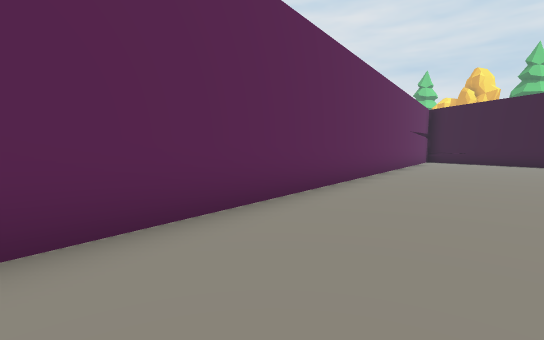
View 1 (above)

16 first-person views from a walk through a 3-D level made in the Unity game engine. The camera is 1.5 m above the floor, tilts 4° down and sees 85° across. The floor is counted in squares, 2 m on a side. Each view is taken from the middle of a square. On the plan, view 1 faces up. The plan holds only what a view shows up to about 10 squares ahead; the rest is blank. The place goes on beyond the plan. The player character is not drawn.

View 2
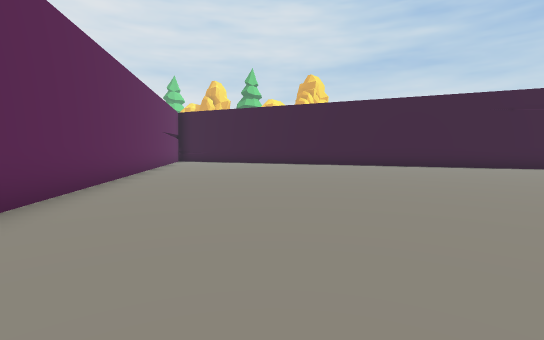

View 3
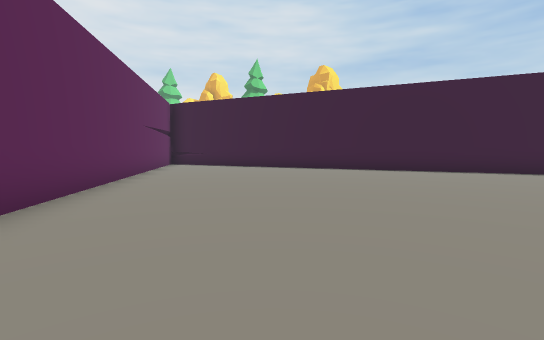

View 4
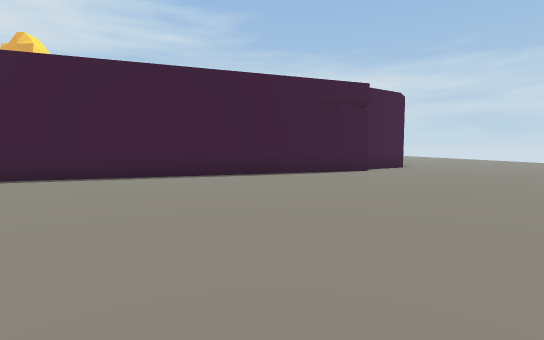

View 5
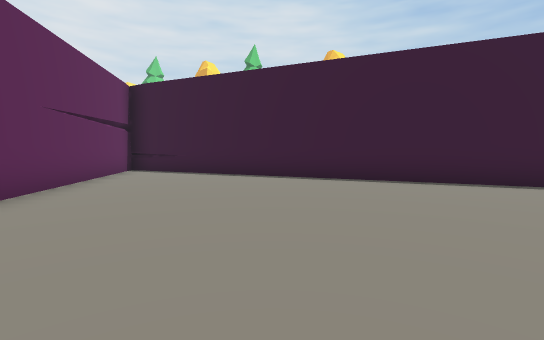

View 6
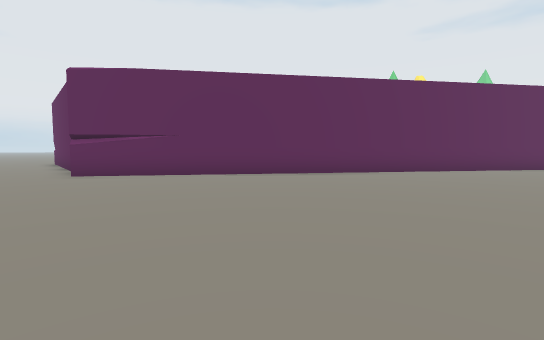

View 7
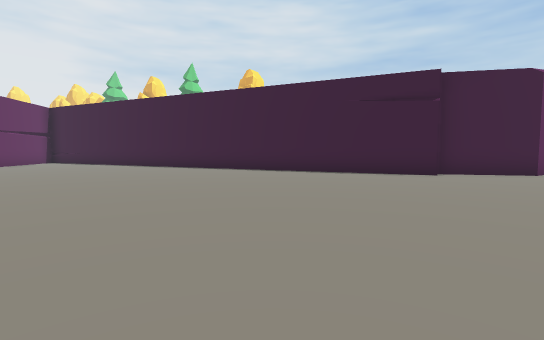

View 8
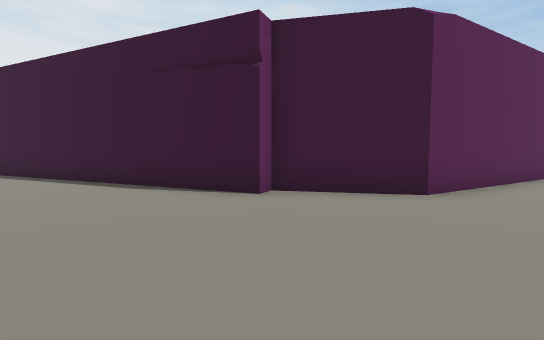

View 9
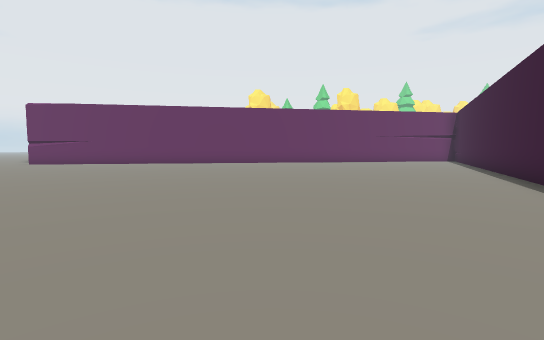

View 10
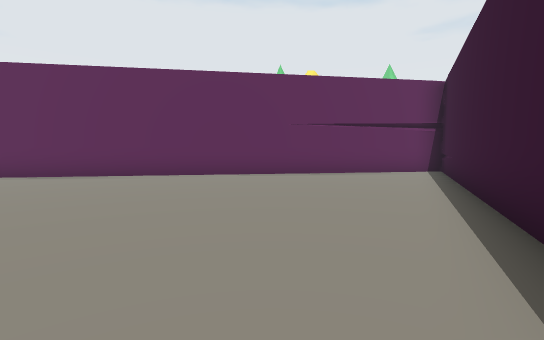

View 11
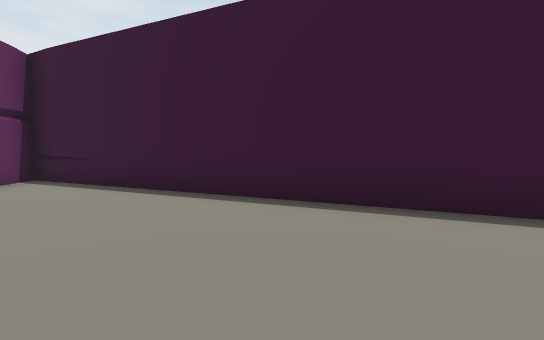

View 12
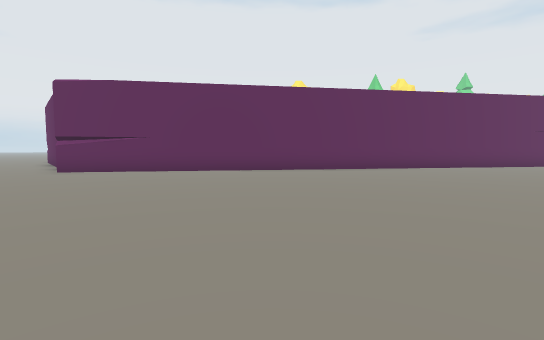

View 13
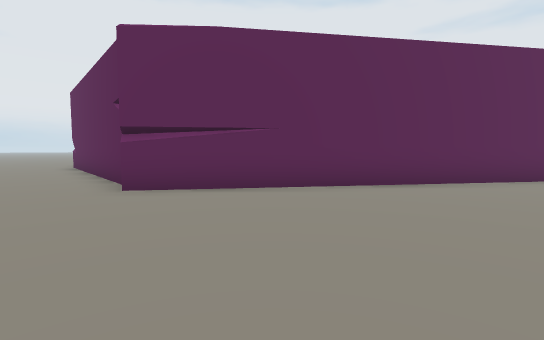

View 14
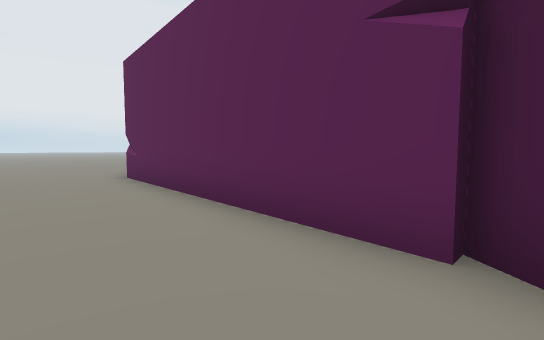

View 15
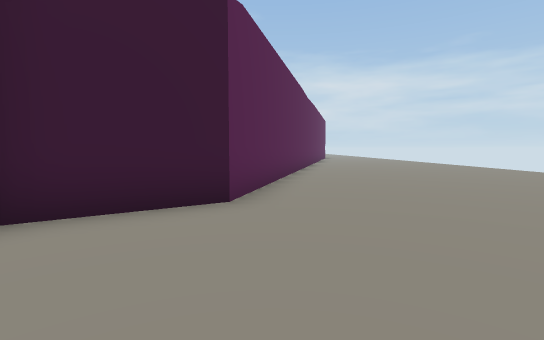

View 16
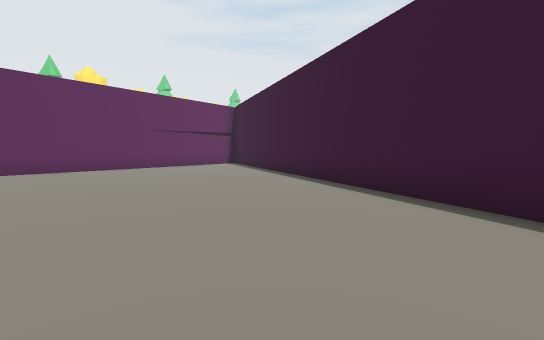

### Floor plan
Points are (right, up) in squares from view 1. A wall is a line through its corners. A room is listed if a view was taken in it or the views show most of it. See-through windows are left out.
Room 1 (views 1, 2, 3, 4, 5, 6, 7, 8, 9, 10, 11, 12, 13, 15, 16)
walls: (23.1, -3.8) (17.2, -2.4) (15.8, -0.2) (15.4, -0.4) (9, 17.1) (-4.7, -2.2)
ways out: opening at (-4, -3.5) to room 2
Room 2 (view 14)
walls: (-5.5, -1.8) (-13.2, -1.2); (-5, -1.9) (-5.5, -1.6)
ways out: opening at (-4, -3.5) to room 1

Positions as (right, up) in squares from view 1, and headings:
1: (0, 0), facing up
2: (0, 0), facing up-right
3: (2, 3), facing up-right
4: (5, 3), facing right
5: (5, 6), facing up-right
6: (5, -4), facing up-left
7: (6, -3), facing up-right
8: (12, -4), facing up-right
9: (14, -4), facing up-left
10: (12, 6), facing up-left
11: (8, 8), facing up-right
12: (7, -4), facing up-left
13: (1, -4), facing up-left
14: (-5, -4), facing up-left
15: (13, -3), facing right
16: (11, 1), facing up
